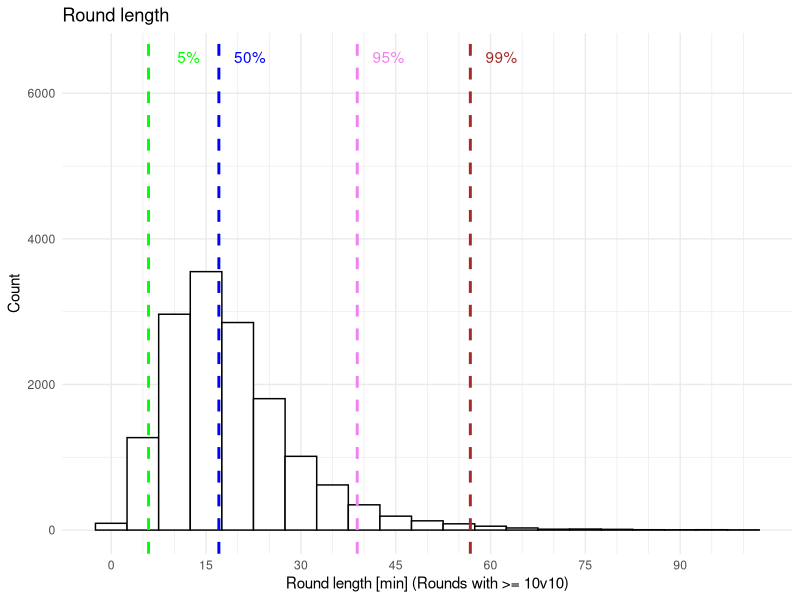
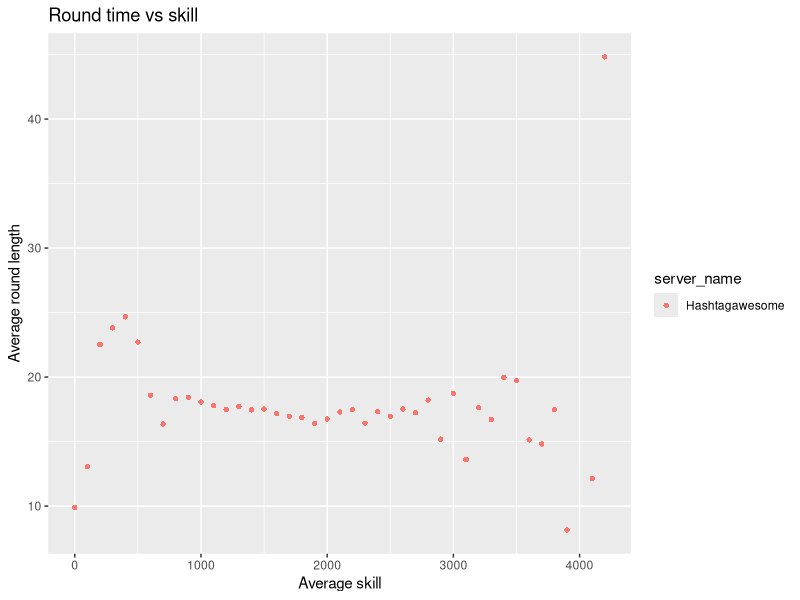

Write R code to recreate these figures, in order.
library(ggplot2)
library(dplyr)
library(scales)
library(viridis)

df = read.csv("round_length/data/round_length.csv")
df = df %>% filter(avg_skill >= 0)

df$round_length = df$round_length / 60
df$skill_bucket = df$avg_skill - (df$avg_skill %% 100)

df_summed = df %>%
  group_by(skill_bucket, server_name) %>% 
  summarize(mean_length = mean(round_length), n = n(), sd = sd(round_length))

df_filtered = df %>% filter(max_players >= 10, player_count >= 20)
#%>% filter(avg_skill <= 1500)

median_length = median(df_filtered$round_length)
qt_5_length = quantile(df_filtered$round_length, c(0.05))
qt_95_length = quantile(df_filtered$round_length, c(0.95))
qt_99_length = quantile(df_filtered$round_length, c(0.99))

ggplot(df_filtered, aes(x=round_length)) + 
  labs(y = "Count", x = "Round length [min] (Rounds with >= 10v10)", title = "Round length") +
  geom_histogram(fill="white", color="black", binwidth=5) +
  scale_x_continuous(breaks = seq(0, max(df$round_length), 15), minor_breaks = seq(0, max(df$round_length), 5)) +
  
  # Median
  geom_vline(aes(xintercept = median_length), color = "blue", linetype = "dashed", size = 1) +
  annotate("text", x = median_length + 10, y = 6500, label = "50%", hjust = 1.5, color = "blue") + 
  # 5th quantile
  geom_vline(aes(xintercept = qt_5_length), color = "green", linetype = "dashed", size = 1) +
  annotate("text", x = qt_5_length + 10, y = 6500, label = "5%", hjust = 1.5, color = "green") + 
  # 95th quantile
  geom_vline(aes(xintercept = qt_95_length), color = "violet", linetype = "dashed", size = 1) +
  annotate("text", x = qt_95_length + 10, y = 6500, label = "95%", hjust = 1.5, color = "violet") + 
  # 99th quantile
  geom_vline(aes(xintercept = qt_99_length), color = "brown", linetype = "dashed", size = 1) +
  annotate("text", x = qt_99_length + 10, y = 6500, label = "99%", hjust = 1.5, color = "brown") +
  
  theme_minimal()

ggplot(df_summed, aes(x=skill_bucket, y=mean_length, color=server_name)) + 
  labs(y = "Average round length", x = "Average skill", title = "Round time vs skill") +
  geom_point(aes(shape=server_name))# +
  #geom_errorbar(aes(ymin = mean_length - sd, ymax = mean_length + sd), width=30)
